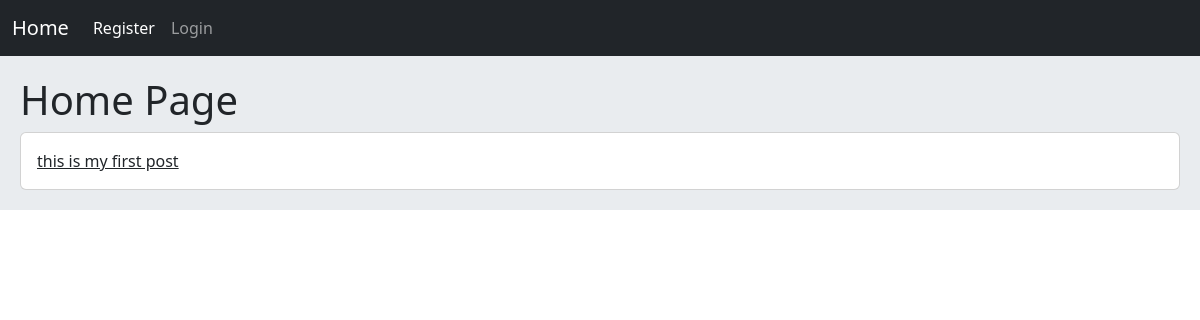
The app's page /, older data.
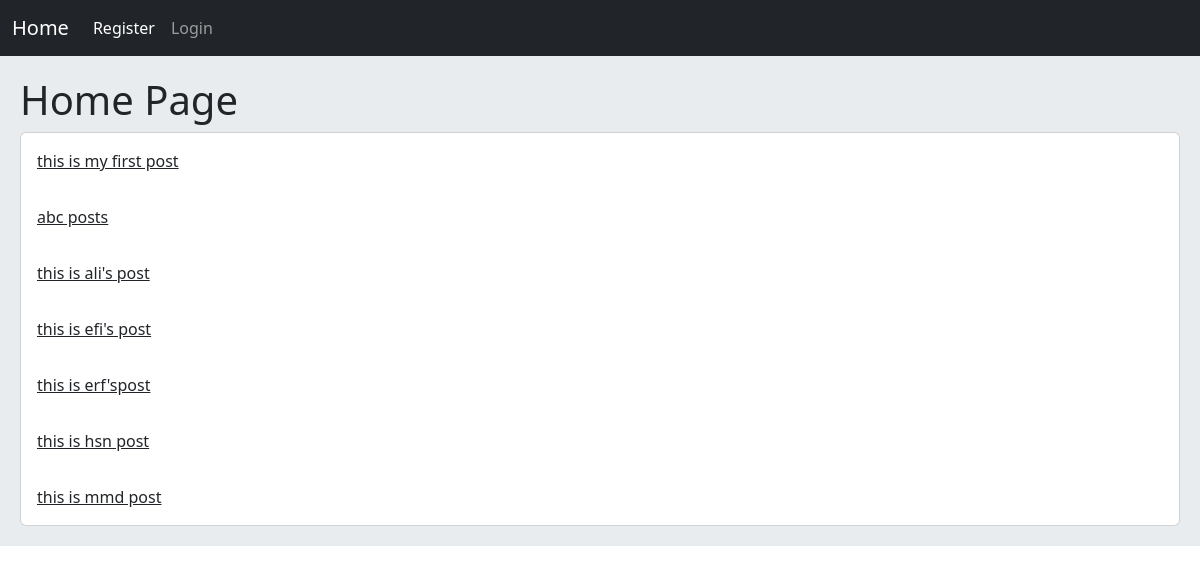
The same page, newer data.
### home/models.py (models this page shows, shortened)
class Post(models.Model):
    user = models.ForeignKey(User, on_delete=models.CASCADE)
    body = models.TextField()
    slug = models.SlugField()
    created = models.DateTimeField(auto_now_add=True)
    updated = models.DateTimeField(auto_now=True)
    def get_absolut_url(self):
        return reverse('home:post_detail', args=(self.id, self.slug))

### home/views.py (the view)
# urls.py: path('', views.HomeView.as_view(), name='home'),
class HomeView(View):
    def get(self, request):
        posts = Post.objects.all()
        return render(request, 'home/index.html', {'posts': posts})

### home/templates/home/index.html
{% extends 'base.html' %}
    {% block content %}
        <h1>Home Page</h1>
        <div class="card">
            {% for post in posts %}
                <a href="{{ post.get_absolut_url }}" class="card-body">{{ post.body|truncatewords:7 }}</a>
            {% endfor %}
        </div>
    {% endblock %}

Row changes from the older to the newer data that the page shows:
added Post: body "abc posts"
added Post: body "this is ali's post"
added Post: body "this is efi's post"
added Post: body "this is erf'spost"
added Post: body "this is hsn post"
added Post: body "this is mmd post"
